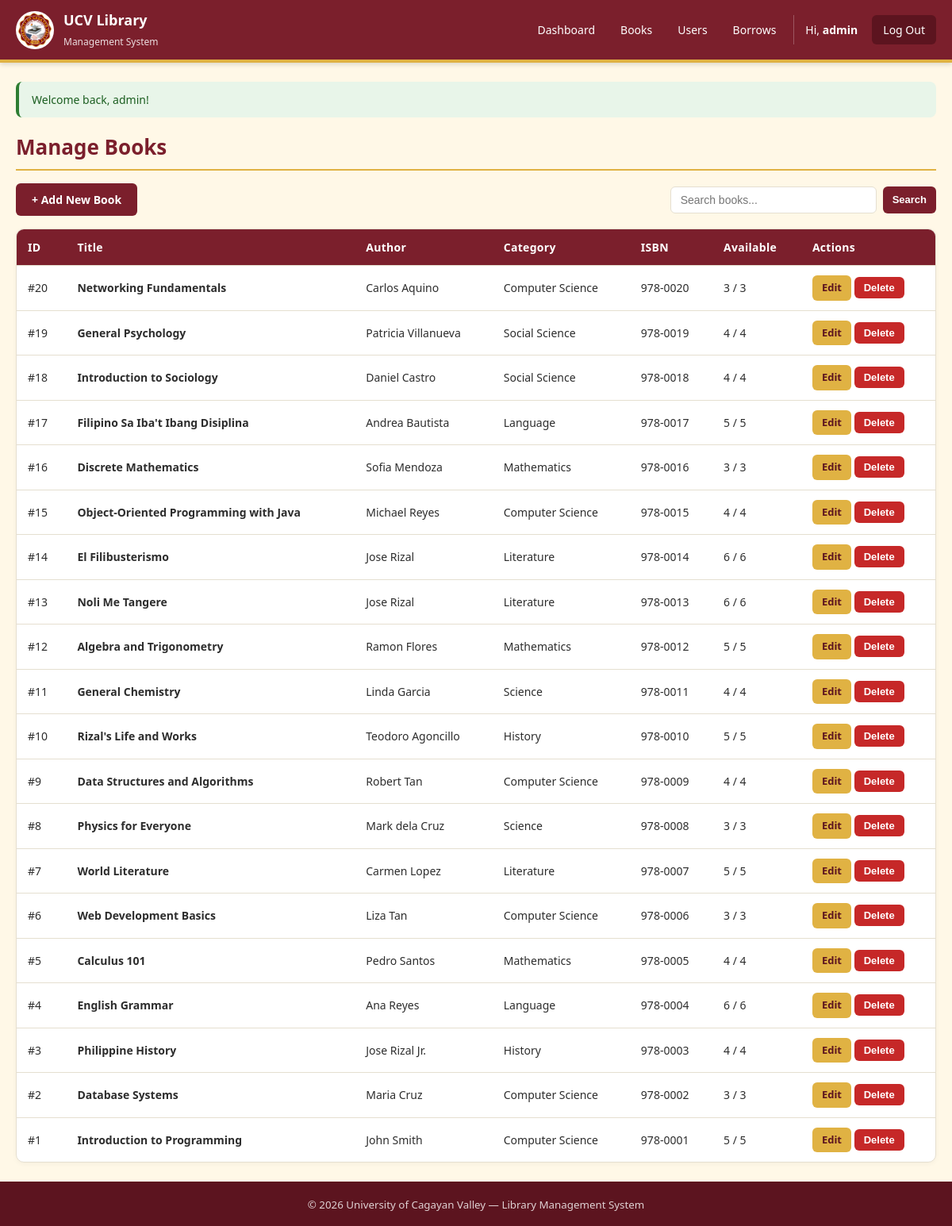
The page /admin/books.php (signed in) on the database its author committed.
### tables this page shows
CREATE TABLE `books` (
  `id` int(11) NOT NULL,
  `title` varchar(200) NOT NULL,
  `author` varchar(150) NOT NULL,
  `isbn` varchar(20) DEFAULT NULL,
  `category` varchar(50) DEFAULT NULL,
  `total_copies` int(11) NOT NULL DEFAULT 1,
  `available_copies` int(11) NOT NULL DEFAULT 1,
  `created_at` timestamp NOT NULL DEFAULT current_timestamp()
);

### includes/auth.php (called while the page is built, shortened)
<?php
function is_logged_in() {
    return isset($_SESSION['user_id']);
}
function is_admin() {
    return is_logged_in() && $_SESSION['role'] === 'admin';
}
function base_url($path = '') {
    $script = str_replace('\\', '/', dirname($_SERVER['SCRIPT_NAME']));
    $parts = explode('/', trim($script, '/'));
    $known = ['auth', 'user', 'admin', 'config', 'includes', 'assets'];
    if (!empty($parts) && in_array(end($parts), $known)) {
        array_pop($parts);
    }
    $root = '/' . implode('/', $parts);
    $root = rtrim($root, '/');
    return $root . '/' . ltrim($path, '/');
}
function e($value) {
    return htmlspecialchars((string)$value, ENT_QUOTES, 'UTF-8');
}
function flash_get() {
    $f = $_SESSION['flash'];
    return $f;
}
?>

### admin/books.php (the view, shortened to what this page needs)
<?php
require_once __DIR__ . '/../config/database.php';
require_once __DIR__ . '/../includes/auth.php';
$action = $_GET['action'] ?? 'list';
$edit_book = null;
$search = trim($_GET['q'] ?? '');
if ($search !== '') {
    $like = '%' . $search . '%';
    $stmt = mysqli_prepare($conn, "SELECT * FROM books WHERE title LIKE ? OR author LIKE ? OR category LIKE ? ORDER BY id DESC");
    mysqli_stmt_bind_param($stmt, 'sss', $like, $like, $like);
    mysqli_stmt_execute($stmt);
    $books = mysqli_stmt_get_result($stmt);
} else {
    $books = mysqli_query($conn, "SELECT * FROM books ORDER BY id DESC");
}
include __DIR__ . '/../includes/header.php';
?>
<h1 class="page-title">Manage Books</h1>
<?php if ($action === 'add' || $action === 'edit'): ?>
    <div class="card" style="max-width:600px;">
        <h2 class="card-title"><?php echo $action === 'edit' ? 'Edit Book' : 'Add New Book'; ?></h2>
        <form method="post" action="books.php">
            <input type="hidden" name="form_action" value="<?php echo $action === 'edit' ? 'edit' : 'add'; ?>">
            <?php if ($edit_book): ?>
                <input type="hidden" name="id" value="<?php echo (int)$edit_book['id']; ?>">
            <?php endif; ?>
            <div class="form-group">
                <label>Title *</label>
                <input type="text" name="title" required
                       value="<?php echo e($edit_book['title'] ?? ''); ?>">
            </div>
            <div class="form-group">
                <label>Author *</label>
                <input type="text" name="author" required
                       value="<?php echo e($edit_book['author'] ?? ''); ?>">
            </div>
            <div class="form-group">
                <label>ISBN</label>
                <input type="text" name="isbn"
                       value="<?php echo e($edit_book['isbn'] ?? ''); ?>">
            </div>
            <div class="form-group">
                <label>Category</label>
                <input type="text" name="category"
                       value="<?php echo e($edit_book['category'] ?? ''); ?>">
            </div>
            <div class="form-group">
                <label>Total Copies</label>
                <input type="number" name="total_copies" min="1"
                       value="<?php echo (int)($edit_book['total_copies'] ?? 1); ?>">
            </div>
            <button type="submit" class="btn"><?php echo $action === 'edit' ? 'Save Changes' : 'Add Book'; ?></button>
            <a href="books.php" class="btn btn-outline">Cancel</a>
        </form>
    </div>
<?php else: ?>
    <div class="toolbar">
        <a href="books.php?action=add" class="btn">+ Add New Book</a>
        <form class="search-form" method="get" action="books.php">
            <input type="text" name="q" placeholder="Search books..."
                   value="<?php echo e($search); ?>">
            <button type="submit" class="btn btn-sm">Search</button>
        </form>
    </div>
    <div class="table-wrap">
        <table class="table">
            <thead>
                <tr>
                    <th>ID</th>
                    <th>Title</th>
                    <th>Author</th>
                    <th>Category</th>
                    <th>ISBN</th>
                    <th>Available</th>
                    <th>Actions</th>
                </tr>
            </thead>
            <tbody>
                <?php if (mysqli_num_rows($books) === 0): ?>
                    <tr><td colspan="7" style="text-align:center; padding:24px;">No books found.</td></tr>
                <?php else: ?>
                    <?php while ($b = mysqli_fetch_assoc($books)): ?>
                        <tr>
                            <td>#<?php echo (int)$b['id']; ?></td>
                            <td><strong><?php echo e($b['title']); ?></strong></td>
                            <td><?php echo e($b['author']); ?></td>
                            <td><?php echo e($b['category']); ?></td>
                            <td><?php echo e($b['isbn']); ?></td>
                            <td><?php echo (int)$b['available_copies']; ?> / <?php echo (int)$b['total_copies']; ?></td>
                            <td>
                                <a class="btn btn-sm btn-gold" href="books.php?action=edit&id=<?php echo (int)$b['id']; ?>">Edit</a>
                                <form method="post" style="display:inline;" onsubmit="return confirm('Delete this book? This cannot be undone.');">
                                    <button class="btn btn-sm btn-danger" type="submit">Delete</button>
                                </form>
                            </td>
                        </tr>
                    <?php endwhile; ?>
                <?php endif; ?>
            </tbody>
        </table>
    </div>
<?php endif; ?>
<?php include __DIR__ . '/../includes/footer.php'; ?>

### includes/header.php (shortened to what this page needs)
<?php
require_once __DIR__ . '/auth.php';
?>
<!DOCTYPE html>
<html lang="en">
<head>
    <link rel="stylesheet" href="<?php echo base_url('assets/style.css'); ?>">
</head>
<body>
<header class="topbar">
    <div class="topbar-inner">
        <a class="brand" href="<?php echo base_url(is_admin() ? 'admin/dashboard.php' : (is_logged_in() ? 'user/dashboard.php' : 'index.php')); ?>">
            <img src="<?php echo base_url('assets/logo.jpg'); ?>" alt="UCV Logo" class="brand-logo">
            <span class="brand-text">
                <strong>UCV Library</strong>
                <small>Management System</small>
            </span>
        </a>
        <nav class="topnav">
            <?php if (is_logged_in()): ?>
                <?php if (is_admin()): ?>
                    <a href="<?php echo base_url('admin/dashboard.php'); ?>">Dashboard</a>
                    <a href="<?php echo base_url('admin/books.php'); ?>">Books</a>
                    <a href="<?php echo base_url('admin/users.php'); ?>">Users</a>
                    <a href="<?php echo base_url('admin/borrows.php'); ?>">Borrows</a>
                <?php else: ?>
                    <a href="<?php echo base_url('user/dashboard.php'); ?>">Dashboard</a>
                    <a href="<?php echo base_url('user/books.php'); ?>">Browse Books</a>
                    <a href="<?php echo base_url('user/my_books.php'); ?>">My Books</a>
                <?php endif; ?>
                <span class="nav-user">
                    Hi, <strong><?php echo e($_SESSION['full_name'] ?? $_SESSION['username']); ?></strong>
                </span>
                <a class="nav-logout" href="<?php echo base_url('auth/logout.php'); ?>">Log Out</a>
            <?php else: ?>
                <a href="<?php echo base_url('auth/login.php'); ?>">Log In</a>
                <a class="nav-cta" href="<?php echo base_url('auth/register.php'); ?>">Register</a>
            <?php endif; ?>
        </nav>
    </div>
</header>
<main class="container">
<?php
$flash = flash_get();
if ($flash):
?>
    <div class="alert alert-<?php echo e($flash['type']); ?>">
        <?php echo e($flash['message']); ?>
    </div>
<?php endif; ?>

### includes/footer.php
</main>
<footer class="footer">
    <div class="footer-inner">
        <small>&copy; <?php echo date('Y'); ?> University of Cagayan Valley &mdash; Library Management System</small>
    </div>
</footer>
</body>
</html>

### assets/style.css (style rules this page uses)
* { box-sizing: border-box; margin: 0; padding: 0; }
:root { --maroon: #7B1F2C; --maroon-dark: #5C141F; --maroon-light: #A23347; --gold: #E0B243; --gold-dark: #B8902F; --cream: #FFF8E7; --white: #FFFFFF; --text: #2D2D2D; --muted: #6B6B6B; --border: #E5DFD0; --success: #2E7D32; --danger: #C62828; --warning: #B8902F; --info: #1565C0; }
body { font-family: 'Segoe UI', Tahoma, Verdana, sans-serif; background: var(--cream); color: var(--text); min-height: 100vh; display: flex; flex-direction: column; line-height: 1.5; }
.topbar { background: var(--maroon); border-bottom: 4px solid var(--gold); color: var(--white); box-shadow: 0 2px 6px rgba(0,0,0,0.15); }
.topbar-inner { max-width: 1200px; margin: 0 auto; padding: 12px 20px; display: flex; align-items: center; justify-content: space-between; flex-wrap: wrap; gap: 12px; }
.brand { display: flex; align-items: center; gap: 12px; text-decoration: none; color: var(--white); }
.brand-logo { width: 48px; height: 48px; border-radius: 50%; background: var(--white); padding: 2px; object-fit: cover; }
.brand-text strong { display: block; font-size: 18px; }
.brand-text small { font-size: 12px; opacity: 0.85; }
.topnav { display: flex; align-items: center; gap: 4px; flex-wrap: wrap; }
.topnav a { color: var(--white); text-decoration: none; padding: 8px 14px; border-radius: 6px; font-size: 14px; transition: background 0.2s; }
.nav-user { color: var(--white); padding: 8px 14px; font-size: 14px; border-left: 1px solid rgba(255,255,255,0.25); margin-left: 4px; }
.nav-logout { background: var(--maroon-dark); }
.container { flex: 1; width: 100%; max-width: 1200px; margin: 0 auto; padding: 24px 20px; }
.page-title { color: var(--maroon); font-size: 26px; margin-bottom: 16px; border-bottom: 2px solid var(--gold); padding-bottom: 8px; }
.btn { display: inline-block; padding: 10px 20px; border: none; border-radius: 6px; background: var(--maroon); color: var(--white); font-size: 14px; font-weight: 600; cursor: pointer; text-decoration: none; transition: background 0.2s, transform 0.1s; }
.btn-gold { background: var(--gold); color: var(--maroon-dark); }
.btn-sm { padding: 6px 12px; font-size: 13px; }
.btn-danger { background: var(--danger); }
.table-wrap { background: var(--white); border: 1px solid var(--border); border-radius: 10px; overflow: hidden; box-shadow: 0 2px 6px rgba(0,0,0,0.04); }
.table { width: 100%; border-collapse: collapse; }
.table thead { background: var(--maroon); color: var(--white); }
.table th, .table td { padding: 12px 14px; text-align: left; font-size: 14px; border-bottom: 1px solid var(--border); }
.table th { font-weight: 600; letter-spacing: 0.3px; }
.table tbody tr:last-child td { border-bottom: none; }
.alert { padding: 12px 16px; border-radius: 8px; margin-bottom: 18px; font-size: 14px; border-left: 4px solid; }
.alert-success { background: #E8F5E9; border-color: var(--success); color: #1B5E20; }
.toolbar { display: flex; justify-content: space-between; align-items: center; flex-wrap: wrap; gap: 12px; margin-bottom: 16px; }
.search-form { display: flex; gap: 8px; }
.search-form input { width: 260px; padding: 8px 12px; border: 1px solid var(--border); border-radius: 6px; font-size: 14px; }
.footer { background: var(--maroon-dark); color: var(--white); padding: 16px 20px; text-align: center; margin-top: auto; }
.footer-inner small { opacity: 0.8; }

### rows shown on the page
books: id "20", title "Networking Fundamentals", author "Carlos Aquino", category "Computer Science", isbn "978-0020", available_copies "3", total_copies "3"
books: id "19", title "General Psychology", author "Patricia Villanueva", category "Social Science", isbn "978-0019", available_copies "4", total_copies "4"
books: id "18", title "Introduction to Sociology", author "Daniel Castro", category "Social Science", isbn "978-0018", available_copies "4", total_copies "4"
books: id "17", title "Filipino Sa Iba't Ibang Disiplina", author "Andrea Bautista", category "Language", isbn "978-0017", available_copies "5", total_copies "5"
books: id "16", title "Discrete Mathematics", author "Sofia Mendoza", category "Mathematics", isbn "978-0016", available_copies "3", total_copies "3"
books: id "15", title "Object-Oriented Programming with Java", author "Michael Reyes", category "Computer Science", isbn "978-0015", available_copies "4", total_copies "4"
books: id "14", title "El Filibusterismo", author "Jose Rizal", category "Literature", isbn "978-0014", available_copies "6", total_copies "6"
books: id "13", title "Noli Me Tangere", author "Jose Rizal", category "Literature", isbn "978-0013", available_copies "6", total_copies "6"
books: id "12", title "Algebra and Trigonometry", author "Ramon Flores", category "Mathematics", isbn "978-0012", available_copies "5", total_copies "5"
books: id "11", title "General Chemistry", author "Linda Garcia", category "Science", isbn "978-0011", available_copies "4", total_copies "4"
books: id "10", title "Rizal's Life and Works", author "Teodoro Agoncillo", category "History", isbn "978-0010", available_copies "5", total_copies "5"
books: id "9", title "Data Structures and Algorithms", author "Robert Tan", category "Computer Science", isbn "978-0009", available_copies "4", total_copies "4"
books: id "8", title "Physics for Everyone", author "Mark dela Cruz", category "Science", isbn "978-0008", available_copies "3", total_copies "3"
books: id "7", title "World Literature", author "Carmen Lopez", category "Literature", isbn "978-0007", available_copies "5", total_copies "5"
books: id "6", title "Web Development Basics", author "Liza Tan", category "Computer Science", isbn "978-0006", available_copies "3", total_copies "3"
books: id "5", title "Calculus 101", author "Pedro Santos", category "Mathematics", isbn "978-0005", available_copies "4", total_copies "4"
books: id "4", title "English Grammar", author "Ana Reyes", category "Language", isbn "978-0004", available_copies "6", total_copies "6"
books: id "3", title "Philippine History", author "Jose Rizal Jr.", category "History", isbn "978-0003", available_copies "4", total_copies "4"
books: id "2", title "Database Systems", author "Maria Cruz", category "Computer Science", isbn "978-0002", available_copies "3", total_copies "3"
books: id "1", title "Introduction to Programming", author "John Smith", category "Computer Science", isbn "978-0001", available_copies "5", total_copies "5"

### other values the page prints
$_SESSION['full_name'] "admin"
$flash['message'] "Welcome back, admin!"
